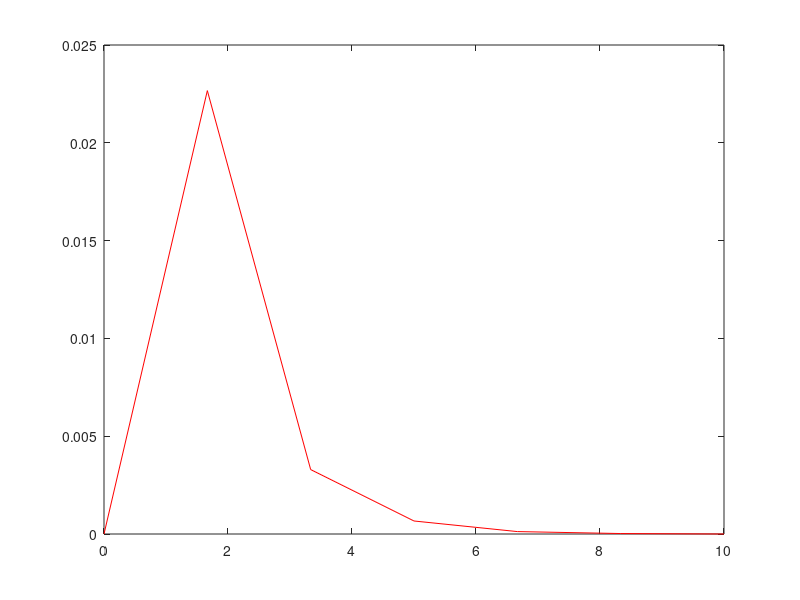

MATLAB code to generate this figure: (Note: this script raises an error after producing the figure.)
clear, clc
n=input('Entre valor de n:');
h=10/(n+1);
x=[h:h:10-h];
k2=9;
d1=linspace(1,1,n-1);
d0=linspace(1,1,n)*(9*h^2-2);
A=zeros(n,n);
A=A+diag(d1,1) + diag(d1,-1) +diag(d0,0);
b=h^2*exp(-x)';
y=A\b;
y=[0;y;0]; %anado cond de borde
x=[0,x,10];
plot(x,y, 'r'), hold on


syms x y
y=dsolve('D2y+9*y=exp(-x)','y(0)=0', 'y(10)=0', 'x')
pretty (y)
ezplot(y, [0 10])

